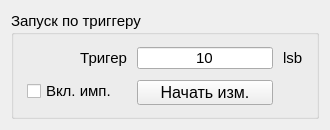
<?xml version="1.0" encoding="UTF-8"?>
<ui version="4.0">
 <class>Form</class>
 <widget class="QWidget" name="Form">
  <property name="geometry">
   <rect>
    <x>0</x>
    <y>0</y>
    <width>330</width>
    <height>130</height>
   </rect>
  </property>
  <property name="sizePolicy">
   <sizepolicy hsizetype="Expanding" vsizetype="Expanding">
    <horstretch>0</horstretch>
    <verstretch>0</verstretch>
   </sizepolicy>
  </property>
  <property name="minimumSize">
   <size>
    <width>330</width>
    <height>130</height>
   </size>
  </property>
  <property name="windowTitle">
   <string>Form</string>
  </property>
  <layout class="QGridLayout" name="gridLayout">
   <item row="0" column="0">
    <widget class="QGroupBox" name="groupBox_11">
     <property name="sizePolicy">
      <sizepolicy hsizetype="Expanding" vsizetype="Expanding">
       <horstretch>0</horstretch>
       <verstretch>0</verstretch>
      </sizepolicy>
     </property>
     <property name="minimumSize">
      <size>
       <width>80</width>
       <height>0</height>
      </size>
     </property>
     <property name="font">
      <font>
       <family>MS Shell Dlg 2</family>
       <pointsize>11</pointsize>
       <weight>50</weight>
       <italic>false</italic>
       <bold>false</bold>
      </font>
     </property>
     <property name="styleSheet">
      <string notr="true">font: 11pt &quot;MS Shell Dlg 2&quot;;</string>
     </property>
     <property name="title">
      <string>Запуск по триггеру</string>
     </property>
     <layout class="QHBoxLayout" name="horizontalLayout_5">
      <property name="leftMargin">
       <number>7</number>
      </property>
      <property name="topMargin">
       <number>7</number>
      </property>
      <property name="rightMargin">
       <number>7</number>
      </property>
      <property name="bottomMargin">
       <number>7</number>
      </property>
      <item>
       <layout class="QGridLayout" name="gridLayout_12" rowstretch="1,0,0,0,1" columnstretch="1,0,0,0,1" rowminimumheight="1,1,1,1,1" columnminimumwidth="1,1,1,1,1">
        <property name="sizeConstraint">
         <enum>QLayout::SetDefaultConstraint</enum>
        </property>
        <property name="leftMargin">
         <number>5</number>
        </property>
        <property name="topMargin">
         <number>5</number>
        </property>
        <property name="rightMargin">
         <number>5</number>
        </property>
        <property name="bottomMargin">
         <number>5</number>
        </property>
        <property name="spacing">
         <number>10</number>
        </property>
        <item row="0" column="2">
         <widget class="QLineEdit" name="lineEdit_triger">
          <property name="minimumSize">
           <size>
            <width>120</width>
            <height>0</height>
           </size>
          </property>
          <property name="text">
           <string>10</string>
          </property>
          <property name="alignment">
           <set>Qt::AlignCenter</set>
          </property>
          <property name="readOnly">
           <bool>false</bool>
          </property>
         </widget>
        </item>
        <item row="2" column="2">
         <widget class="QPushButton" name="pushButton_run_trig_pips">
          <property name="sizePolicy">
           <sizepolicy hsizetype="Preferred" vsizetype="Fixed">
            <horstretch>0</horstretch>
            <verstretch>0</verstretch>
           </sizepolicy>
          </property>
          <property name="minimumSize">
           <size>
            <width>120</width>
            <height>25</height>
           </size>
          </property>
          <property name="font">
           <font>
            <family>MS Shell Dlg 2</family>
            <pointsize>12</pointsize>
            <weight>50</weight>
            <italic>false</italic>
            <bold>false</bold>
           </font>
          </property>
          <property name="styleSheet">
           <string notr="true">font: 12pt &quot;MS Shell Dlg 2&quot;;</string>
          </property>
          <property name="text">
           <string>Начать изм.</string>
          </property>
         </widget>
        </item>
        <item row="0" column="3">
         <widget class="QLabel" name="label_59">
          <property name="minimumSize">
           <size>
            <width>20</width>
            <height>0</height>
           </size>
          </property>
          <property name="text">
           <string>lsb</string>
          </property>
         </widget>
        </item>
        <item row="2" column="1">
         <widget class="QCheckBox" name="checkBox_enable_test_csa">
          <property name="minimumSize">
           <size>
            <width>100</width>
            <height>0</height>
           </size>
          </property>
          <property name="styleSheet">
           <string notr="true">font: 12pt &quot;MS Shell Dlg 2&quot;;</string>
          </property>
          <property name="text">
           <string>Вкл. имп.</string>
          </property>
          <property name="tristate">
           <bool>false</bool>
          </property>
         </widget>
        </item>
        <item row="0" column="1">
         <widget class="QLabel" name="label_58">
          <property name="minimumSize">
           <size>
            <width>100</width>
            <height>0</height>
           </size>
          </property>
          <property name="text">
           <string>Тригер</string>
          </property>
          <property name="alignment">
           <set>Qt::AlignRight|Qt::AlignTrailing|Qt::AlignVCenter</set>
          </property>
         </widget>
        </item>
        <item row="2" column="0">
         <spacer name="horizontalSpacer_40">
          <property name="orientation">
           <enum>Qt::Horizontal</enum>
          </property>
          <property name="sizeHint" stdset="0">
           <size>
            <width>40</width>
            <height>20</height>
           </size>
          </property>
         </spacer>
        </item>
        <item row="2" column="4">
         <spacer name="horizontalSpacer_41">
          <property name="orientation">
           <enum>Qt::Horizontal</enum>
          </property>
          <property name="sizeHint" stdset="0">
           <size>
            <width>40</width>
            <height>20</height>
           </size>
          </property>
         </spacer>
        </item>
       </layout>
      </item>
     </layout>
    </widget>
   </item>
  </layout>
 </widget>
 <resources/>
 <connections/>
</ui>
